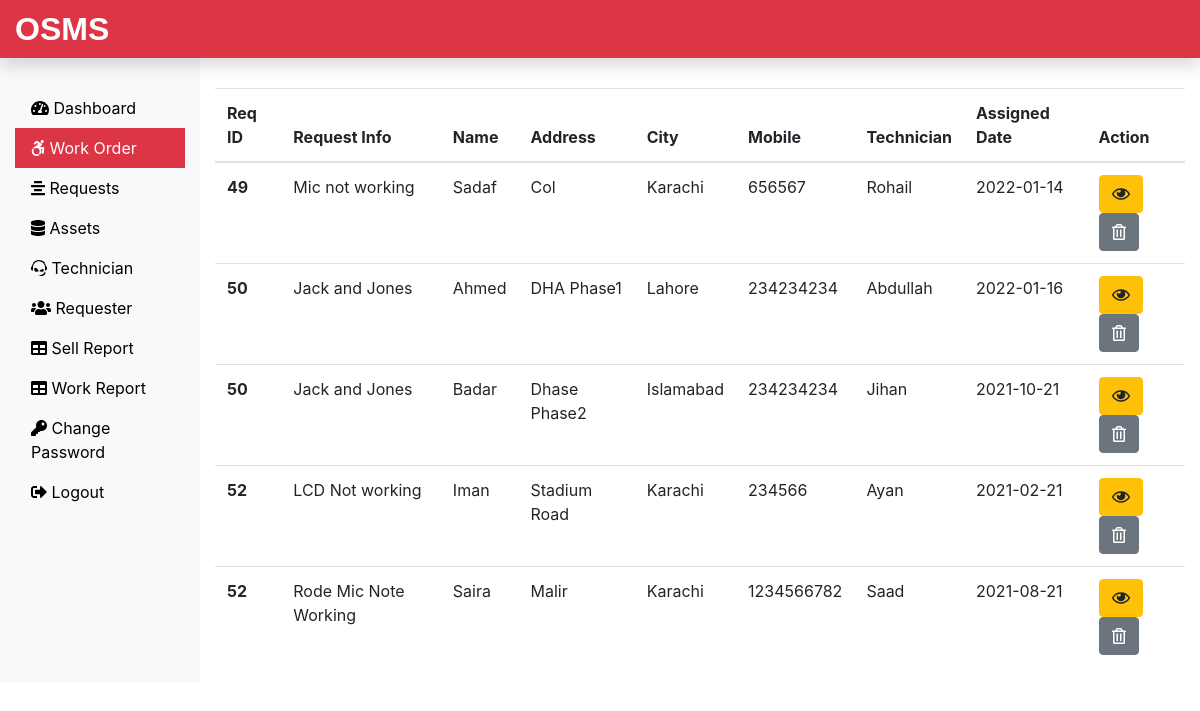
Page /Admin/work.php (signed in) on the committed database.
### tables this page shows
CREATE TABLE `assignwork_tb` (
  `rno` int(11) NOT NULL,
  `request_id` int(11) NOT NULL,
  `request_info` text NOT NULL,
  `request_desc` text NOT NULL,
  `requester_name` varchar(60) NOT NULL,
  `requester_add1` text NOT NULL,
  `requester_add2` text NOT NULL,
  `requester_city` varchar(60) NOT NULL,
  `requester_state` varchar(60) NOT NULL,
  `requester_zip` int(11) NOT NULL,
  `requester_email` varchar(60) NOT NULL,
  `requester_mobile` bigint(11) NOT NULL,
  `assign_tech` varchar(60) NOT NULL,
  `assign_date` date NOT NULL
);

### Admin/work.php (the view, shortened to what this page needs)
<?php
include('includes/header.php');
include('../dbConnection.php');
?>
<div class="col-sm-9 col-md-10 mt-5">
  <?php
 $sql = "SELECT * FROM assignwork_tb";
 $result = $conn->query($sql);
 if($result->num_rows > 0){
  echo '<table class="table">
  <thead>
    <tr>
      <th scope="col">Req ID</th>
      <th scope="col">Request Info</th>
      <th scope="col">Name</th>
      <th scope="col">Address</th>
      <th scope="col">City</th>
      <th scope="col">Mobile</th>
      <th scope="col">Technician</th>
      <th scope="col">Assigned Date</th>
      <th scope="col">Action</th>
    </tr>
  </thead>
  <tbody>';
  while($row = $result->fetch_assoc()){
    echo '<tr>
    <th scope="row">'.$row["request_id"].'</th>
    <td>'.$row["request_info"].'</td>
    <td>'.$row["requester_name"].'</td>
    <td>'.$row["requester_add2"].'</td>
    <td>'.$row["requester_city"].'</td>
    <td>'.$row["requester_mobile"].'</td>
    <td>'.$row["assign_tech"].'</td>
    <td>'.$row["assign_date"].'</td>
    <td><form action="viewassignwork.php" method="POST" class="d-inline"> <input type="hidden" name="id" value='. $row["request_id"] .'><button type="submit" class="btn btn-warning" name="view" value="View"><i class="far fa-eye"></i></button></form>
    <form action="" method="POST" class="d-inline"><input type="hidden" name="id" value='. $row["request_id"] .'><button type="submit" class="btn btn-secondary" name="delete" value="Delete"><i class="far fa-trash-alt"></i></button></form>
    </td>
    </tr>';
   }
   echo '</tbody> </table>';
  } else {
    echo "0 Result";
  }
  ?>
</div>
</div>
</div>
<?php
include('includes/footer.php');
?>

### Admin/includes/header.php (shortened to what this page needs)
<!DOCTYPE html>
<html lang="en">
<head>
 <link rel="stylesheet" href="../css/bootstrap.min.css">
 <link rel="stylesheet" href="../css/all.min.css">
 <link rel="stylesheet" href="../css/custom.css">
</head>
<body>
 <nav class="navbar navbar-dark fixed-top bg-danger p-0 shadow">
  <a class="navbar-brand col-sm-3 col-md-2 mr-0" href="dashboard.php">OSMS</a>
 </nav>
 <div class="container-fluid mb-5" style="margin-top:40px;">
  <div class="row">
   <nav class="col-sm-3 col-md-2 bg-light sidebar py-5 d-print-none">
    <div class="sidebar-sticky">
     <ul class="nav flex-column">
      <li class="nav-item">
       <a class="nav-link <?php if(PAGE == 'dashboard') { echo 'active'; } ?> " href="dashboard.php">
        <i class="fas fa-tachometer-alt"></i>
        Dashboard
       </a>
      </li>
      <li class="nav-item">
       <a class="nav-link <?php if(PAGE == 'work') { echo 'active'; } ?>" href="work.php">
        <i class="fab fa-accessible-icon"></i>
        Work Order
       </a>
      </li>
      <li class="nav-item">
       <a class="nav-link <?php if(PAGE == 'request') { echo 'active'; } ?>" href="request.php">
        <i class="fas fa-align-center"></i>
        Requests
       </a>
      </li>
      <li class="nav-item">
       <a class="nav-link <?php if(PAGE == 'assets') { echo 'active'; } ?>" href="assets.php">
        <i class="fas fa-database"></i>
        Assets
       </a>
      </li>
      <li class="nav-item">
       <a class="nav-link <?php if(PAGE == 'technician') { echo 'active'; } ?>" href="technician.php">
        <i class="fab fa-teamspeak"></i>
        Technician
       </a>
      </li>
      <li class="nav-item">
       <a class="nav-link <?php if(PAGE == 'requesters') { echo 'active'; } ?>" href="requester.php">
        <i class="fas fa-users"></i>
        Requester
       </a>
      </li>
      <li class="nav-item">
       <a class="nav-link <?php if(PAGE == 'sellreport') { echo 'active'; } ?>" href="soldproductreport.php">
        <i class="fas fa-table"></i>
        Sell Report
       </a>
      </li>
      <li class="nav-item">
       <a class="nav-link <?php if(PAGE == 'workreport') { echo 'active'; } ?>" href="workreport.php">
        <i class="fas fa-table"></i>
        Work Report
       </a>
      </li>
      <li class="nav-item">
       <a class="nav-link <?php if(PAGE == 'changepass') { echo 'active'; } ?>" href="changepass.php">
        <i class="fas fa-key"></i>
        Change Password
       </a>
      </li>
      <li class="nav-item">
       <a class="nav-link" href="../logout.php">
        <i class="fas fa-sign-out-alt"></i>
        Logout
       </a>
      </li>
     </ul>
    </div>
   </nav>

### Admin/includes/footer.php (shortened to what this page needs)
</body>
</html>

### css/custom.css (style rules this page uses)
.navbar-brand { font-family: 'Ubuntu', sans-serif; font-size: 2em; font-weight: bold; }
a { color: black; }
.active { color: white; background-color: #DC3545; }

### rows in the picture
assignwork_tb: request "49", request_info "Mic not working", requester_name "Sadaf", requester_add2 "Col", requester_city "Karachi", requester_mobile "656567", assign_tech "Rohail", assign_date "2022-01-14"
assignwork_tb: request "50", request_info "Jack and Jones", requester_name "Ahmed", requester_add2 "DHA Phase1", requester_city "Lahore", requester_mobile "234234234", assign_tech "Abdullah", assign_date "2022-01-16"
assignwork_tb: request "50", request_info "Jack and Jones", requester_name "Badar", requester_add2 "Dhase Phase2", requester_city "Islamabad", requester_mobile "234234234", assign_tech "Jihan", assign_date "2021-10-21"
assignwork_tb: request "52", request_info "LCD Not working", requester_name "Iman", requester_add2 "Stadium Road", requester_city "Karachi", requester_mobile "234566", assign_tech "Ayan", assign_date "2021-02-21"
assignwork_tb: request "52", request_info "Rode Mic Note Working", requester_name "Saira", requester_add2 "Malir", requester_city "Karachi", requester_mobile "1234566782", assign_tech "Saad", assign_date "2021-08-21"
